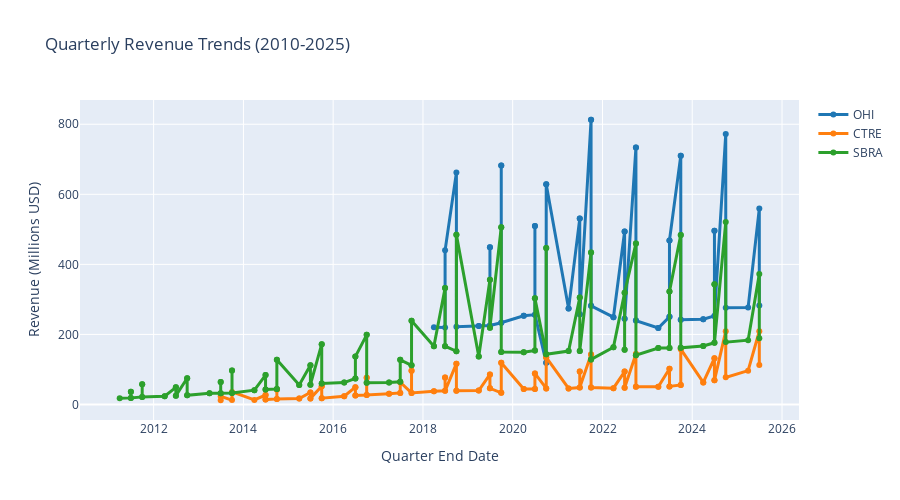

Notebook code cell kept with this figure:
### Markdown cell above
## 3. Revenue Analysis

Deep dive into revenue trends, growth rates, and stability.

### Code cell
# Plot quarterly revenue trends for all three REITs
fig = go.Figure()

colors = {'ohi': '#1f77b4', 'ctre': '#ff7f0e', 'sbra': '#2ca02c'}

for reit in reits:
    rev_df = reit_data[reit]['revenues']
    quarterly = rev_df[rev_df['fp'].str.startswith('Q')].copy()
    quarterly = quarterly.sort_values('end')
    
    fig.add_trace(go.Scatter(
        x=quarterly['end'],
        y=quarterly['val'] / 1e6,
        mode='lines+markers',
        name=reit.upper(),
        line=dict(width=3, color=colors[reit]),
        marker=dict(size=6)
    ))

fig.update_layout(
    title='Quarterly Revenue Trends (2010-2025)',
    xaxis_title='Quarter End Date',
    yaxis_title='Revenue (Millions USD)',
    hovermode='x unified',
    height=500
)

fig.show()
